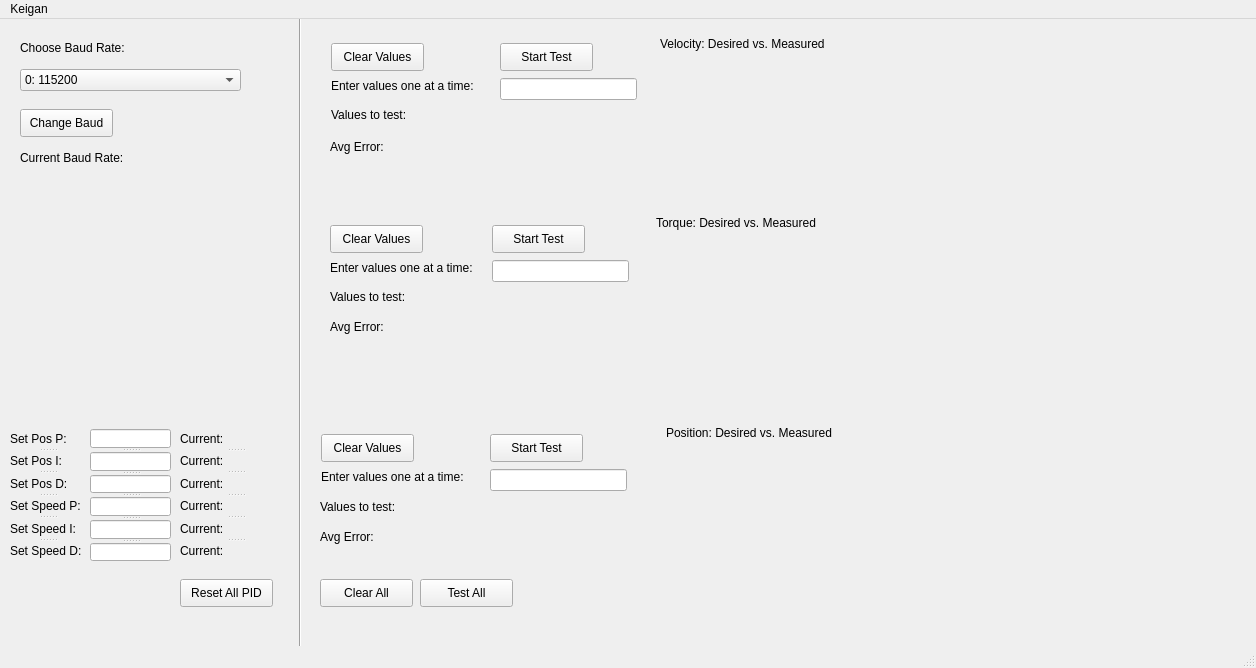
<?xml version="1.0" encoding="UTF-8"?>
<ui version="4.0">
 <class>MainWindow</class>
 <widget class="QMainWindow" name="MainWindow">
  <property name="geometry">
   <rect>
    <x>0</x>
    <y>0</y>
    <width>1256</width>
    <height>668</height>
   </rect>
  </property>
  <property name="windowTitle">
   <string>MainWindow</string>
  </property>
  <widget class="QWidget" name="centralwidget">
   <widget class="PlotWidget" name="velGraph" native="true">
    <property name="geometry">
     <rect>
      <x>660</x>
      <y>40</y>
      <width>541</width>
      <height>151</height>
     </rect>
    </property>
   </widget>
   <widget class="PlotWidget" name="torGraph" native="true">
    <property name="geometry">
     <rect>
      <x>660</x>
      <y>230</y>
      <width>541</width>
      <height>161</height>
     </rect>
    </property>
   </widget>
   <widget class="PlotWidget" name="posGraph" native="true">
    <property name="geometry">
     <rect>
      <x>660</x>
      <y>440</y>
      <width>541</width>
      <height>161</height>
     </rect>
    </property>
   </widget>
   <widget class="QLabel" name="label_2">
    <property name="geometry">
     <rect>
      <x>666</x>
      <y>406</y>
      <width>176</width>
      <height>16</height>
     </rect>
    </property>
    <property name="text">
     <string>Position: Desired vs. Measured</string>
    </property>
   </widget>
   <widget class="QLabel" name="label_3">
    <property name="geometry">
     <rect>
      <x>656</x>
      <y>196</y>
      <width>173</width>
      <height>16</height>
     </rect>
    </property>
    <property name="text">
     <string>Torque: Desired vs. Measured</string>
    </property>
   </widget>
   <widget class="QLabel" name="label_4">
    <property name="geometry">
     <rect>
      <x>660</x>
      <y>17</y>
      <width>176</width>
      <height>16</height>
     </rect>
    </property>
    <property name="text">
     <string>Velocity: Desired vs. Measured</string>
    </property>
   </widget>
   <widget class="QPushButton" name="velButton">
    <property name="geometry">
     <rect>
      <x>500</x>
      <y>24</y>
      <width>93</width>
      <height>28</height>
     </rect>
    </property>
    <property name="text">
     <string>Start Test</string>
    </property>
   </widget>
   <widget class="QPushButton" name="torButton">
    <property name="geometry">
     <rect>
      <x>492</x>
      <y>206</y>
      <width>93</width>
      <height>28</height>
     </rect>
    </property>
    <property name="text">
     <string>Start Test</string>
    </property>
   </widget>
   <widget class="QPushButton" name="posButton">
    <property name="geometry">
     <rect>
      <x>490</x>
      <y>415</y>
      <width>93</width>
      <height>28</height>
     </rect>
    </property>
    <property name="text">
     <string>Start Test</string>
    </property>
   </widget>
   <widget class="QLineEdit" name="velEnter">
    <property name="geometry">
     <rect>
      <x>500</x>
      <y>59</y>
      <width>137</width>
      <height>22</height>
     </rect>
    </property>
   </widget>
   <widget class="QLineEdit" name="torEnter">
    <property name="geometry">
     <rect>
      <x>492</x>
      <y>241</y>
      <width>137</width>
      <height>22</height>
     </rect>
    </property>
   </widget>
   <widget class="QLineEdit" name="posEnter">
    <property name="geometry">
     <rect>
      <x>490</x>
      <y>450</y>
      <width>137</width>
      <height>22</height>
     </rect>
    </property>
    <property name="maxLength">
     <number>32748</number>
    </property>
   </widget>
   <widget class="QLabel" name="listVel">
    <property name="geometry">
     <rect>
      <x>331</x>
      <y>88</y>
      <width>301</width>
      <height>16</height>
     </rect>
    </property>
    <property name="text">
     <string>Values to test:</string>
    </property>
   </widget>
   <widget class="QLabel" name="listTor">
    <property name="geometry">
     <rect>
      <x>330</x>
      <y>270</y>
      <width>301</width>
      <height>16</height>
     </rect>
    </property>
    <property name="text">
     <string>Values to test:</string>
    </property>
   </widget>
   <widget class="QLabel" name="listPos">
    <property name="geometry">
     <rect>
      <x>320</x>
      <y>480</y>
      <width>301</width>
      <height>16</height>
     </rect>
    </property>
    <property name="text">
     <string>Values to test:</string>
    </property>
   </widget>
   <widget class="QPushButton" name="clearVel">
    <property name="geometry">
     <rect>
      <x>331</x>
      <y>24</y>
      <width>93</width>
      <height>28</height>
     </rect>
    </property>
    <property name="text">
     <string>Clear Values</string>
    </property>
   </widget>
   <widget class="QPushButton" name="clearTor">
    <property name="geometry">
     <rect>
      <x>330</x>
      <y>206</y>
      <width>93</width>
      <height>28</height>
     </rect>
    </property>
    <property name="text">
     <string>Clear Values</string>
    </property>
   </widget>
   <widget class="QPushButton" name="clearPos">
    <property name="geometry">
     <rect>
      <x>321</x>
      <y>415</y>
      <width>93</width>
      <height>28</height>
     </rect>
    </property>
    <property name="text">
     <string>Clear Values</string>
    </property>
   </widget>
   <widget class="QLabel" name="label">
    <property name="geometry">
     <rect>
      <x>330</x>
      <y>241</y>
      <width>155</width>
      <height>16</height>
     </rect>
    </property>
    <property name="text">
     <string>Enter values one at a time:</string>
    </property>
   </widget>
   <widget class="QLabel" name="label_5">
    <property name="geometry">
     <rect>
      <x>331</x>
      <y>59</y>
      <width>155</width>
      <height>16</height>
     </rect>
    </property>
    <property name="text">
     <string>Enter values one at a time:</string>
    </property>
   </widget>
   <widget class="QLabel" name="label_6">
    <property name="geometry">
     <rect>
      <x>321</x>
      <y>450</y>
      <width>155</width>
      <height>16</height>
     </rect>
    </property>
    <property name="text">
     <string>Enter values one at a time:</string>
    </property>
   </widget>
   <widget class="QPushButton" name="clearAllB">
    <property name="geometry">
     <rect>
      <x>320</x>
      <y>560</y>
      <width>93</width>
      <height>28</height>
     </rect>
    </property>
    <property name="text">
     <string>Clear All</string>
    </property>
   </widget>
   <widget class="QPushButton" name="testAllB">
    <property name="geometry">
     <rect>
      <x>420</x>
      <y>560</y>
      <width>93</width>
      <height>28</height>
     </rect>
    </property>
    <property name="text">
     <string>Test All</string>
    </property>
   </widget>
   <widget class="QPushButton" name="resetPID">
    <property name="geometry">
     <rect>
      <x>180</x>
      <y>560</y>
      <width>93</width>
      <height>28</height>
     </rect>
    </property>
    <property name="text">
     <string>Reset All PID</string>
    </property>
   </widget>
   <widget class="Line" name="line">
    <property name="geometry">
     <rect>
      <x>290</x>
      <y>-10</y>
      <width>20</width>
      <height>881</height>
     </rect>
    </property>
    <property name="orientation">
     <enum>Qt::Vertical</enum>
    </property>
   </widget>
   <widget class="QLabel" name="eTor">
    <property name="geometry">
     <rect>
      <x>330</x>
      <y>300</y>
      <width>141</width>
      <height>16</height>
     </rect>
    </property>
    <property name="text">
     <string>Avg Error:</string>
    </property>
   </widget>
   <widget class="QLabel" name="eVel">
    <property name="geometry">
     <rect>
      <x>330</x>
      <y>120</y>
      <width>141</width>
      <height>16</height>
     </rect>
    </property>
    <property name="text">
     <string>Avg Error:</string>
    </property>
   </widget>
   <widget class="QLabel" name="ePos">
    <property name="geometry">
     <rect>
      <x>320</x>
      <y>510</y>
      <width>141</width>
      <height>16</height>
     </rect>
    </property>
    <property name="text">
     <string>Avg Error:</string>
    </property>
   </widget>
   <widget class="QComboBox" name="baudCombo">
    <property name="geometry">
     <rect>
      <x>20</x>
      <y>50</y>
      <width>221</width>
      <height>22</height>
     </rect>
    </property>
    <item>
     <property name="text">
      <string>0: 115200</string>
     </property>
    </item>
    <item>
     <property name="text">
      <string>1: 230400</string>
     </property>
    </item>
    <item>
     <property name="text">
      <string>2: 250000</string>
     </property>
    </item>
    <item>
     <property name="text">
      <string>3: 460800</string>
     </property>
    </item>
    <item>
     <property name="text">
      <string>4: 921600</string>
     </property>
    </item>
    <item>
     <property name="text">
      <string>5: 1000000 </string>
     </property>
    </item>
   </widget>
   <widget class="QLabel" name="label_13">
    <property name="geometry">
     <rect>
      <x>20</x>
      <y>20</y>
      <width>171</width>
      <height>17</height>
     </rect>
    </property>
    <property name="text">
     <string>Choose Baud Rate:</string>
    </property>
   </widget>
   <widget class="QLabel" name="currentBaud">
    <property name="geometry">
     <rect>
      <x>20</x>
      <y>130</y>
      <width>171</width>
      <height>17</height>
     </rect>
    </property>
    <property name="text">
     <string>Current Baud Rate:</string>
    </property>
   </widget>
   <widget class="QPushButton" name="changeBaud">
    <property name="geometry">
     <rect>
      <x>20</x>
      <y>90</y>
      <width>93</width>
      <height>28</height>
     </rect>
    </property>
    <property name="text">
     <string>Change Baud</string>
    </property>
   </widget>
   <widget class="QSplitter" name="splitter">
    <property name="geometry">
     <rect>
      <x>10</x>
      <y>410</y>
      <width>76</width>
      <height>131</height>
     </rect>
    </property>
    <property name="orientation">
     <enum>Qt::Vertical</enum>
    </property>
    <widget class="QLabel" name="label_7">
     <property name="text">
      <string>Set Pos P:</string>
     </property>
    </widget>
    <widget class="QLabel" name="label_9">
     <property name="text">
      <string>Set Pos I:</string>
     </property>
    </widget>
    <widget class="QLabel" name="label_10">
     <property name="text">
      <string>Set Pos D:</string>
     </property>
    </widget>
    <widget class="QLabel" name="label_11">
     <property name="text">
      <string>Set Speed P:</string>
     </property>
    </widget>
    <widget class="QLabel" name="label_12">
     <property name="text">
      <string>Set Speed I:</string>
     </property>
    </widget>
    <widget class="QLabel" name="label_8">
     <property name="text">
      <string>Set Speed D:</string>
     </property>
    </widget>
   </widget>
   <widget class="QSplitter" name="splitter_2">
    <property name="geometry">
     <rect>
      <x>90</x>
      <y>410</y>
      <width>81</width>
      <height>132</height>
     </rect>
    </property>
    <property name="orientation">
     <enum>Qt::Vertical</enum>
    </property>
    <widget class="QLineEdit" name="setPosP"/>
    <widget class="QLineEdit" name="setPosI"/>
    <widget class="QLineEdit" name="setPosD"/>
    <widget class="QLineEdit" name="setSpeedP"/>
    <widget class="QLineEdit" name="setSpeedI"/>
    <widget class="QLineEdit" name="setSpeedD"/>
   </widget>
   <widget class="QSplitter" name="splitter_3">
    <property name="geometry">
     <rect>
      <x>180</x>
      <y>410</y>
      <width>111</width>
      <height>131</height>
     </rect>
    </property>
    <property name="orientation">
     <enum>Qt::Vertical</enum>
    </property>
    <widget class="QLabel" name="curPP">
     <property name="text">
      <string>Current:</string>
     </property>
    </widget>
    <widget class="QLabel" name="curPI">
     <property name="text">
      <string>Current:</string>
     </property>
    </widget>
    <widget class="QLabel" name="curPD">
     <property name="text">
      <string>Current:</string>
     </property>
    </widget>
    <widget class="QLabel" name="curSP">
     <property name="text">
      <string>Current:</string>
     </property>
    </widget>
    <widget class="QLabel" name="curSI">
     <property name="text">
      <string>Current:</string>
     </property>
    </widget>
    <widget class="QLabel" name="curSD">
     <property name="text">
      <string>Current:</string>
     </property>
    </widget>
   </widget>
  </widget>
  <widget class="QMenuBar" name="menubar">
   <property name="geometry">
    <rect>
     <x>0</x>
     <y>0</y>
     <width>1256</width>
     <height>26</height>
    </rect>
   </property>
   <widget class="QMenu" name="menuKeigan">
    <property name="title">
     <string>Keigan</string>
    </property>
   </widget>
   <addaction name="menuKeigan"/>
  </widget>
  <widget class="QStatusBar" name="statusbar"/>
 </widget>
 <customwidgets>
  <customwidget>
   <class>PlotWidget</class>
   <extends>QWidget</extends>
   <header>pyqtgraph</header>
   <container>1</container>
  </customwidget>
 </customwidgets>
 <resources/>
 <connections/>
</ui>
